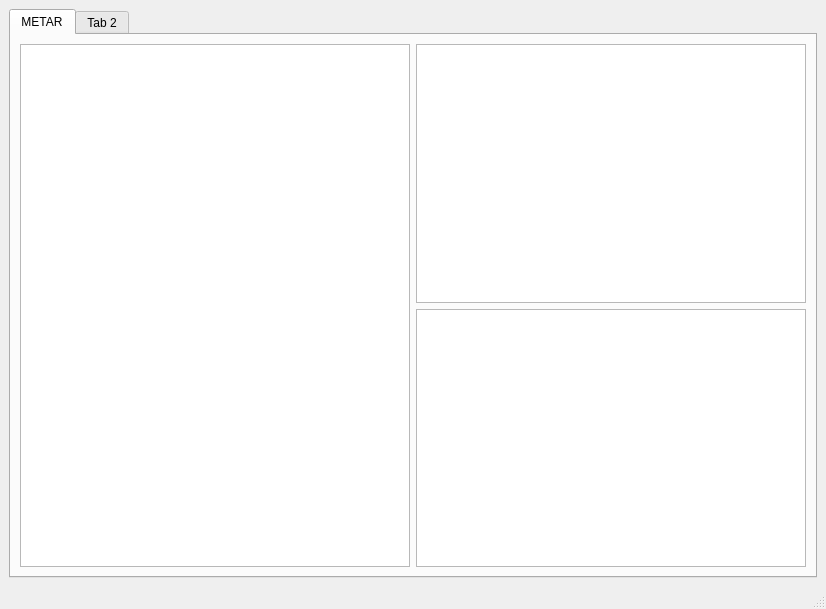
<?xml version="1.0" encoding="UTF-8"?>
<ui version="4.0">
 <class>IqMeteoGuiMainWindow</class>
 <widget class="QMainWindow" name="IqMeteoGuiMainWindow">
  <property name="geometry">
   <rect>
    <x>0</x>
    <y>0</y>
    <width>826</width>
    <height>609</height>
   </rect>
  </property>
  <property name="windowTitle">
   <string>MainWindow</string>
  </property>
  <widget class="QWidget" name="centralwidget">
   <layout class="QHBoxLayout" name="horizontalLayout">
    <item>
     <widget class="QTabWidget" name="tabWidget">
      <widget class="QWidget" name="metarTab">
       <attribute name="title">
        <string>METAR</string>
       </attribute>
       <layout class="QHBoxLayout" name="horizontalLayout_2">
        <item>
         <widget class="QListView" name="airdromesListView"/>
        </item>
        <item>
         <layout class="QVBoxLayout" name="verticalLayout">
          <item>
           <widget class="QTextEdit" name="currentMetarTextEdit"/>
          </item>
          <item>
           <widget class="QTextEdit" name="forecastMetarTextEdit"/>
          </item>
         </layout>
        </item>
       </layout>
      </widget>
      <widget class="QWidget" name="tab_2">
       <attribute name="title">
        <string>Tab 2</string>
       </attribute>
      </widget>
     </widget>
    </item>
   </layout>
  </widget>
  <widget class="QMenuBar" name="menubar">
   <property name="geometry">
    <rect>
     <x>0</x>
     <y>0</y>
     <width>826</width>
     <height>30</height>
    </rect>
   </property>
  </widget>
  <widget class="QStatusBar" name="statusbar"/>
 </widget>
 <resources/>
 <connections/>
</ui>
